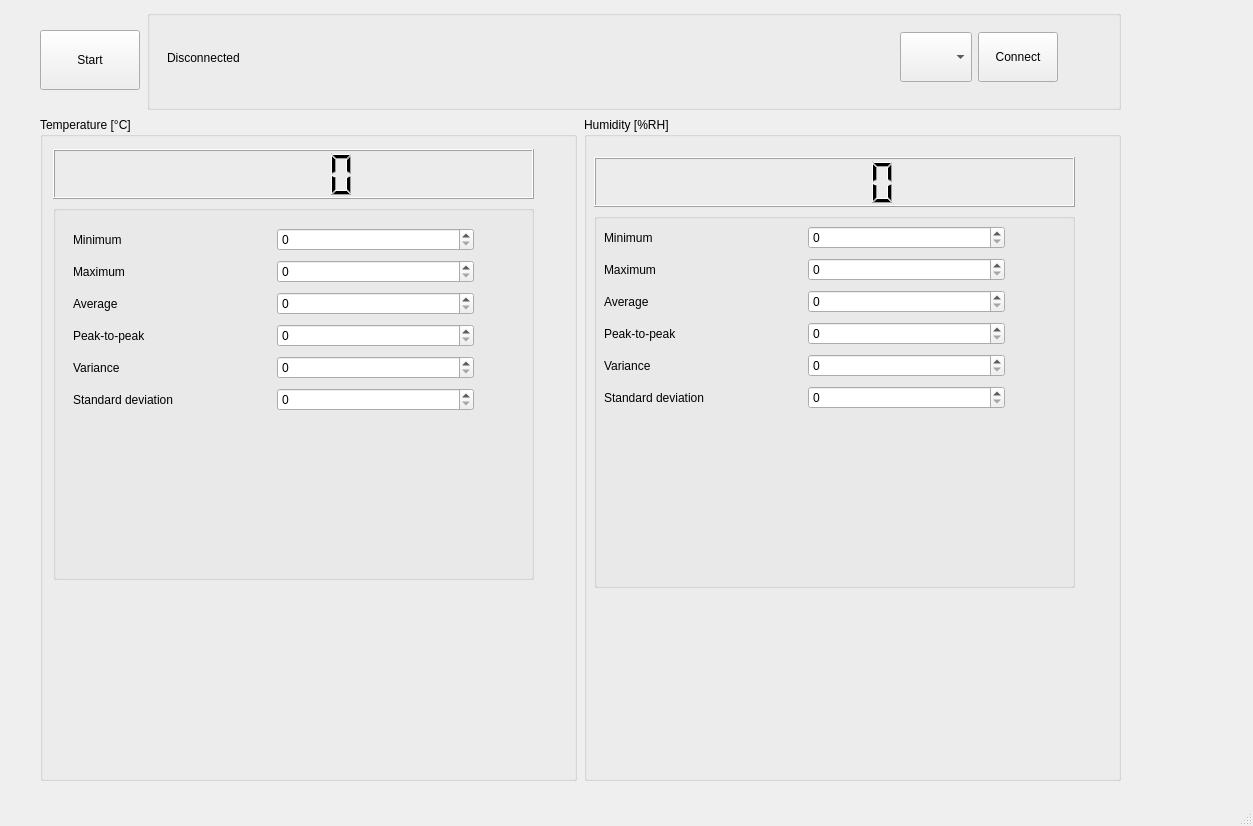
<?xml version="1.0" encoding="UTF-8"?>
<ui version="4.0">
 <class>temp_hum</class>
 <widget class="QMainWindow" name="temp_hum">
  <property name="geometry">
   <rect>
    <x>0</x>
    <y>0</y>
    <width>1253</width>
    <height>826</height>
   </rect>
  </property>
  <property name="windowTitle">
   <string>temp_hum</string>
  </property>
  <widget class="QWidget" name="centralwidget">
   <widget class="QWidget" name="layoutWidget">
    <property name="geometry">
     <rect>
      <x>40</x>
      <y>10</y>
      <width>1081</width>
      <height>771</height>
     </rect>
    </property>
    <layout class="QVBoxLayout" name="verticalLayout_5">
     <property name="spacing">
      <number>7</number>
     </property>
     <item>
      <layout class="QHBoxLayout" name="horizontalLayout_14">
       <item>
        <widget class="QPushButton" name="StopButton">
         <property name="maximumSize">
          <size>
           <width>100</width>
           <height>60</height>
          </size>
         </property>
         <property name="text">
          <string>Start</string>
         </property>
        </widget>
       </item>
       <item>
        <widget class="QGroupBox" name="ConnectionBox">
         <property name="maximumSize">
          <size>
           <width>16777215</width>
           <height>100</height>
          </size>
         </property>
         <property name="title">
          <string/>
         </property>
         <widget class="QWidget" name="layoutWidget_6">
          <property name="geometry">
           <rect>
            <x>20</x>
            <y>17</y>
            <width>891</width>
            <height>61</height>
           </rect>
          </property>
          <layout class="QHBoxLayout" name="horizontalLayout_15">
           <item>
            <widget class="QLabel" name="connectionStatusLabel">
             <property name="text">
              <string>Disconnected</string>
             </property>
            </widget>
           </item>
           <item>
            <spacer name="horizontalSpacer">
             <property name="orientation">
              <enum>Qt::Horizontal</enum>
             </property>
             <property name="sizeHint" stdset="0">
              <size>
               <width>40</width>
               <height>20</height>
              </size>
             </property>
            </spacer>
           </item>
           <item>
            <widget class="QComboBox" name="portsComboBox">
             <property name="maximumSize">
              <size>
               <width>16777215</width>
               <height>50</height>
              </size>
             </property>
            </widget>
           </item>
           <item>
            <widget class="QPushButton" name="connectionButton">
             <property name="maximumSize">
              <size>
               <width>16777215</width>
               <height>50</height>
              </size>
             </property>
             <property name="text">
              <string>Connect</string>
             </property>
            </widget>
           </item>
          </layout>
         </widget>
        </widget>
       </item>
      </layout>
     </item>
     <item>
      <layout class="QHBoxLayout" name="horizontalLayouttmepandhum">
       <item>
        <widget class="QGroupBox" name="TemperatureBox">
         <property name="title">
          <string>Temperature [°C]</string>
         </property>
         <widget class="QWidget" name="layoutWidget">
          <property name="geometry">
           <rect>
            <x>13</x>
            <y>32</y>
            <width>481</width>
            <height>431</height>
           </rect>
          </property>
          <layout class="QVBoxLayout" name="verticalLayout_3">
           <item>
            <widget class="QLCDNumber" name="TempNumber">
             <property name="maximumSize">
              <size>
               <width>16777215</width>
               <height>50</height>
              </size>
             </property>
            </widget>
           </item>
           <item>
            <layout class="QHBoxLayout" name="horizontalLayouttemp"/>
           </item>
           <item>
            <widget class="QGroupBox" name="InfoTempBox">
             <property name="title">
              <string/>
             </property>
             <widget class="QWidget" name="layoutWidget_2">
              <property name="geometry">
               <rect>
                <x>20</x>
                <y>20</y>
                <width>401</width>
                <height>191</height>
               </rect>
              </property>
              <layout class="QVBoxLayout" name="verticalLayout">
               <item>
                <layout class="QHBoxLayout" name="horizontalLayout_2">
                 <item>
                  <widget class="QLabel" name="MinTempLabel">
                   <property name="text">
                    <string>Minimum</string>
                   </property>
                  </widget>
                 </item>
                 <item>
                  <widget class="QSpinBox" name="MinTempBox"/>
                 </item>
                </layout>
               </item>
               <item>
                <layout class="QHBoxLayout" name="horizontalLayout_3">
                 <item>
                  <widget class="QLabel" name="MaxTempLabel">
                   <property name="text">
                    <string>Maximum</string>
                   </property>
                  </widget>
                 </item>
                 <item>
                  <widget class="QSpinBox" name="MaxTempBox"/>
                 </item>
                </layout>
               </item>
               <item>
                <layout class="QHBoxLayout" name="horizontalLayout_4">
                 <item>
                  <widget class="QLabel" name="AveTempLabel">
                   <property name="text">
                    <string>Average</string>
                   </property>
                  </widget>
                 </item>
                 <item>
                  <widget class="QSpinBox" name="AveTempBox"/>
                 </item>
                </layout>
               </item>
               <item>
                <layout class="QHBoxLayout" name="horizontalLayout_5">
                 <item>
                  <widget class="QLabel" name="PTPTempLabel">
                   <property name="text">
                    <string>Peak-to-peak</string>
                   </property>
                  </widget>
                 </item>
                 <item>
                  <widget class="QSpinBox" name="PTPTempBox"/>
                 </item>
                </layout>
               </item>
               <item>
                <layout class="QHBoxLayout" name="horizontalLayout_6">
                 <item>
                  <widget class="QLabel" name="VarTempLabel">
                   <property name="text">
                    <string>Variance</string>
                   </property>
                  </widget>
                 </item>
                 <item>
                  <widget class="QSpinBox" name="VarTempBox"/>
                 </item>
                </layout>
               </item>
               <item>
                <layout class="QHBoxLayout" name="horizontalLayout_7">
                 <item>
                  <widget class="QLabel" name="StdTempLabel">
                   <property name="text">
                    <string>Standard deviation</string>
                   </property>
                  </widget>
                 </item>
                 <item>
                  <widget class="QSpinBox" name="StdTempBox"/>
                 </item>
                </layout>
               </item>
              </layout>
             </widget>
            </widget>
           </item>
          </layout>
         </widget>
        </widget>
       </item>
       <item>
        <widget class="QGroupBox" name="HumidityBox">
         <property name="title">
          <string>Humidity [%RH]</string>
         </property>
         <widget class="QWidget" name="layoutWidget_3">
          <property name="geometry">
           <rect>
            <x>10</x>
            <y>40</y>
            <width>481</width>
            <height>431</height>
           </rect>
          </property>
          <layout class="QVBoxLayout" name="verticalLayout_4">
           <item>
            <widget class="QLCDNumber" name="HumNumber">
             <property name="maximumSize">
              <size>
               <width>16777215</width>
               <height>50</height>
              </size>
             </property>
            </widget>
           </item>
           <item>
            <layout class="QHBoxLayout" name="horizontalLayouthum">
             <property name="spacing">
              <number>7</number>
             </property>
             <property name="sizeConstraint">
              <enum>QLayout::SetDefaultConstraint</enum>
             </property>
            </layout>
           </item>
           <item>
            <widget class="QGroupBox" name="InfoHumBox">
             <property name="title">
              <string/>
             </property>
             <widget class="QWidget" name="layoutWidget_4">
              <property name="geometry">
               <rect>
                <x>10</x>
                <y>10</y>
                <width>401</width>
                <height>191</height>
               </rect>
              </property>
              <layout class="QVBoxLayout" name="verticalLayout_2">
               <item>
                <layout class="QHBoxLayout" name="horizontalLayout_8">
                 <item>
                  <widget class="QLabel" name="MinHumLabel">
                   <property name="text">
                    <string>Minimum</string>
                   </property>
                  </widget>
                 </item>
                 <item>
                  <widget class="QSpinBox" name="MinHumBox"/>
                 </item>
                </layout>
               </item>
               <item>
                <layout class="QHBoxLayout" name="horizontalLayout_9">
                 <item>
                  <widget class="QLabel" name="MaxHumLabel">
                   <property name="text">
                    <string>Maximum</string>
                   </property>
                  </widget>
                 </item>
                 <item>
                  <widget class="QSpinBox" name="MaxHumBox"/>
                 </item>
                </layout>
               </item>
               <item>
                <layout class="QHBoxLayout" name="horizontalLayout_10">
                 <item>
                  <widget class="QLabel" name="AveHumLabel">
                   <property name="text">
                    <string>Average</string>
                   </property>
                  </widget>
                 </item>
                 <item>
                  <widget class="QSpinBox" name="AveHumBox"/>
                 </item>
                </layout>
               </item>
               <item>
                <layout class="QHBoxLayout" name="horizontalLayout_11">
                 <item>
                  <widget class="QLabel" name="PTPHumLabel">
                   <property name="text">
                    <string>Peak-to-peak</string>
                   </property>
                  </widget>
                 </item>
                 <item>
                  <widget class="QSpinBox" name="PTPHumBox"/>
                 </item>
                </layout>
               </item>
               <item>
                <layout class="QHBoxLayout" name="horizontalLayout_12">
                 <item>
                  <widget class="QLabel" name="VarHumLabel">
                   <property name="text">
                    <string>Variance</string>
                   </property>
                  </widget>
                 </item>
                 <item>
                  <widget class="QSpinBox" name="VarHumBox"/>
                 </item>
                </layout>
               </item>
               <item>
                <layout class="QHBoxLayout" name="horizontalLayout_13">
                 <item>
                  <widget class="QLabel" name="StdHumLabel">
                   <property name="text">
                    <string>Standard deviation</string>
                   </property>
                  </widget>
                 </item>
                 <item>
                  <widget class="QSpinBox" name="StdHumBox"/>
                 </item>
                </layout>
               </item>
              </layout>
             </widget>
            </widget>
           </item>
          </layout>
         </widget>
        </widget>
       </item>
      </layout>
     </item>
    </layout>
   </widget>
  </widget>
  <widget class="QMenuBar" name="menubar">
   <property name="geometry">
    <rect>
     <x>0</x>
     <y>0</y>
     <width>1253</width>
     <height>26</height>
    </rect>
   </property>
  </widget>
  <widget class="QStatusBar" name="statusbar"/>
 </widget>
 <resources/>
 <connections/>
</ui>
